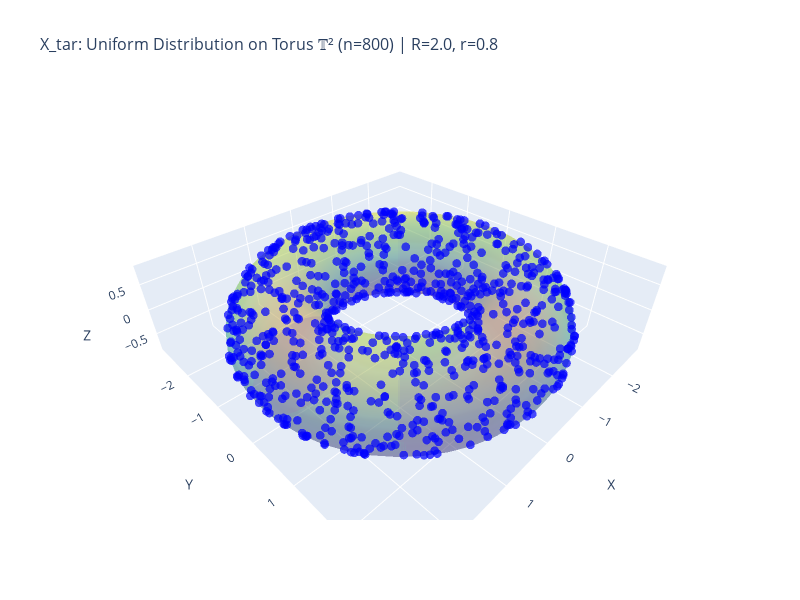

The notebook cell saved with this chart:
### Code cell
# Visualize X_tar uniform distribution on torus
import plotly.graph_objects as go
import os

# ============ Plot 1: Interactive 3D scatter (Plotly - can rotate!) ============
# Create torus surface mesh for reference
theta_surf = np.linspace(0, 2 * np.pi, 50)
phi_surf = np.linspace(0, 2 * np.pi, 30)
THETA_S, PHI_S = np.meshgrid(theta_surf, phi_surf)
X_surf = (R + r * np.cos(PHI_S)) * np.cos(THETA_S)
Y_surf = (R + r * np.cos(PHI_S)) * np.sin(THETA_S)
Z_surf = r * np.sin(PHI_S)

fig_3d = go.Figure()

# Add torus surface (semi-transparent)
fig_3d.add_trace(go.Surface(
    x=X_surf, y=Y_surf, z=Z_surf,
    opacity=0.3,
    colorscale='Viridis',
    showscale=False,
    name='Torus Surface'
))

# Add X_tar scatter points
fig_3d.add_trace(go.Scatter3d(
    x=X_tar[:, 0], y=X_tar[:, 1], z=X_tar[:, 2],
    mode='markers',
    marker=dict(size=3, color='blue', opacity=0.7),
    name=f'X_tar (n={n})'
))

# Build title with proper text and math separation
title_text = f'X_tar: Uniform Distribution on Torus 𝕋² (n={n}) | R={R}, r={r}'
fig_3d.update_layout(
    title=dict(
        text=title_text,
        font=dict(size=16)
    ),
    scene=dict(
        xaxis_title='X',
        yaxis_title='Y',
        zaxis_title='Z',
        aspectmode='data'
    ),
    width=800,
    height=600
)

# Save interactive HTML file (with MathJax enabled for LaTeX rendering)
os.makedirs('figures', exist_ok=True)
html_path = 'figures/X_tar_torus_interactive.html'
fig_3d.write_html(html_path, include_mathjax='cdn')
print(f"[SAVED] Interactive 3D plot saved to: {html_path}")
print(f"        Open this file in a browser to rotate/zoom the plot!")

# Display in notebook (with fallback)
try:
    fig_3d.show(config={'mathjax': 'cdn'})
except Exception as e:
    print(f"[INFO] Cannot display interactive plot in notebook: {e}")
    print(f"[INFO] Please open the HTML file in browser: {html_path}")

# ============ Plot 2: Angular coordinates (θ, φ) - Matplotlib ============
fig2, ax2 = plt.subplots(figsize=(7, 6))
ax2.scatter(theta_tar, phi_tar, s=8, c='C0', alpha=0.5)
ax2.set_xlabel('θ (major angle)', fontsize=16)
ax2.set_ylabel('φ (minor angle)', fontsize=16)
ax2.set_xlim(0, 2*np.pi)
ax2.set_ylim(0, 2*np.pi)
ax2.set_aspect('equal')
ax2.set_title(f'X_tar Angular Coordinates (θ, φ)\nn={n} points', fontsize=18)
ax2.grid(True, alpha=0.3)
plt.tight_layout()
plt.show()

# Note: In (θ, φ) space, uniform on torus means MORE points at φ≈0 (outer edge)
# and FEWER points at φ≈π (inner edge), due to the (R + r*cos(φ)) factor
print(f"\n[INFO] In angular space, density ∝ (R + r·cos(φ))")
print(f"[INFO] Outer edge (φ≈0): higher density | Inner edge (φ≈π): lower density")

### Figure 1 — Plotly figure (JSON) as saved in the notebook; plotly's stock layout.template omitted (floating-point values rounded to 4 significant figures; data arrays with more than 128 entries replaced by an {"elided": "..."} marker saying what was removed)
{"data": [{"colorscale": [[0, "#440154"], [0.1111, "#482878"], [0.2222, "#3e4989"], [0.3333, "#31688e"], [0.4444, "#26828e"], [0.5556, "#1f9e89"], [0.6667, "#35b779"], [0.7778, "#6ece58"], [0.8889, "#b5de2b"], [1, "#fde725"]], "name": "Torus Surface", "opacity": 0.3, "showscale": false, "type": "surface", "x": {"elided": "30x50 float values"}, "y": {"elided": "30x50 float values"}, "z": {"elided": "30x50 float values"}}, {"marker": {"color": "blue", "opacity": 0.7, "size": 3}, "mode": "markers", "name": "X_tar (n=800)", "type": "scatter3d", "x": {"elided": "800 float values"}, "y": {"elided": "800 float values"}, "z": {"elided": "800 float values"}}], "layout": {"height": 600, "scene": {"aspectmode": "data", "xaxis": {"title": {"text": "X"}}, "yaxis": {"title": {"text": "Y"}}, "zaxis": {"title": {"text": "Z"}}}, "title": {"font": {"size": 16}, "text": "X_tar: Uniform Distribution on Torus 𝕋² (n=800) | R=2.0, r=0.8"}, "width": 800}}
